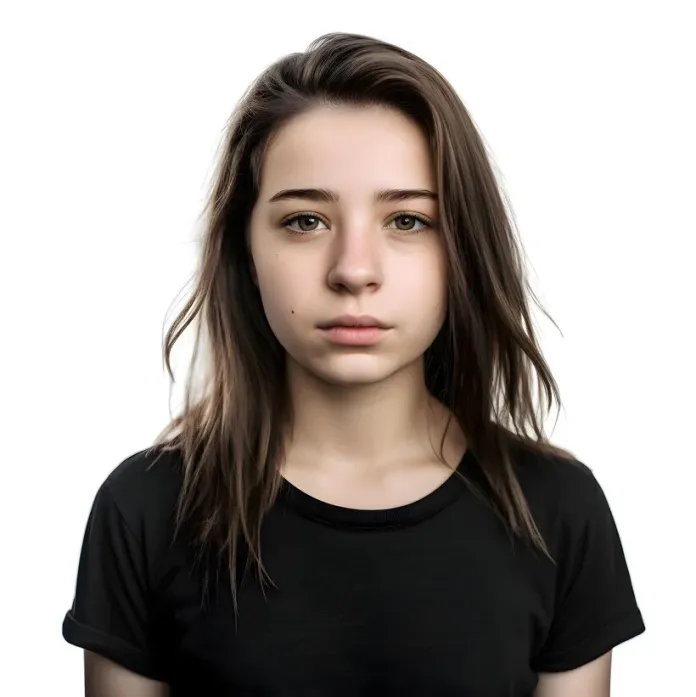
//> input picture Trocadecor/Pes_AI.png, 696 x 697 px
$ ./main   (built with g++ and OpenCV 4)
//> lines starting //> are read from the running program, lines starting //| are printed output that depends on the picture
#include<opencv2/imgcodecs.hpp>
#include<opencv2/imgproc.hpp>
#include<opencv2/highgui.hpp>
#include<iostream>

int main(int agrc, char** argv) {
	std::string caminhodaimagem = "Pes_AI.png";
	cv::Mat imagem = cv::imread(caminhodaimagem), imagemcomoutracor, imagempretobranco;
//> imagem is the input picture: 697 rows x 696 cols, CV_8UC3; mean B, G, R 151.5, 155.6, 161.8
	//cv::Mat imagemcomoutracor;
	//cv::Mat imagempretobranco;


	cv::cvtColor(imagem, imagemcomoutracor, cv::COLORMAP_RAINBOW);
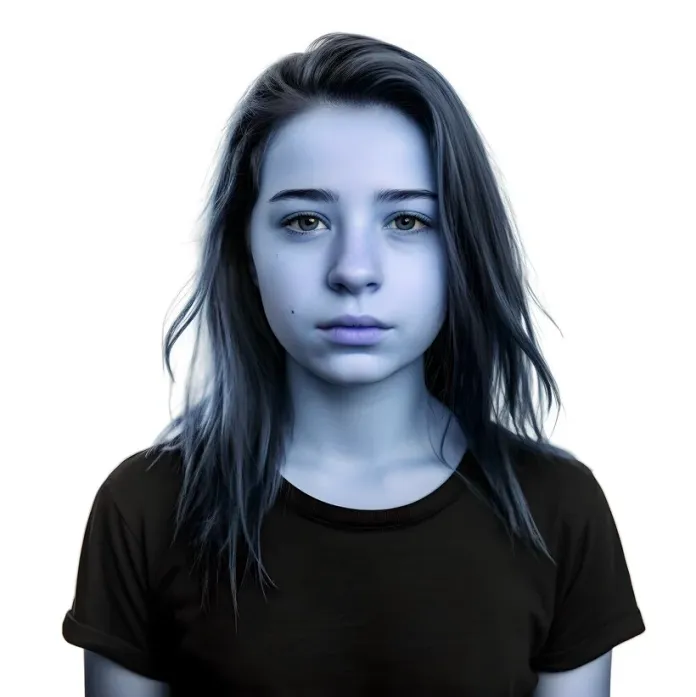
//> imagemcomoutracor: 697 rows x 696 cols, CV_8UC3; mean B, G, R 161.8, 155.6, 151.5
	// no lugar de "cv::COLORMAP_RAINBOW" pode colocar apenas o 6 que é o codigo que reprentar o  RAINBOW no enum
	cv::cvtColor(imagem, imagempretobranco, cv::COLOR_BGR2GRAY);
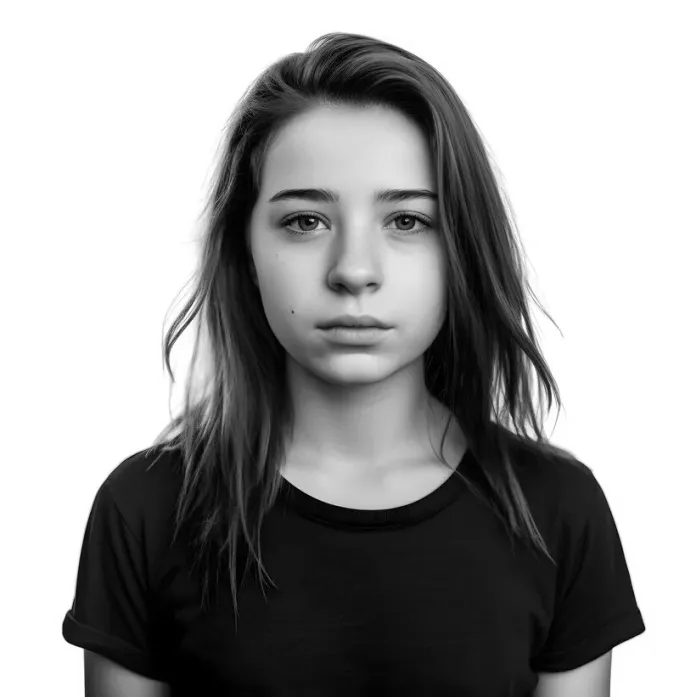
//> imagempretobranco: 697 rows x 696 cols, CV_8UC1; min 0, max 255, mean 157

	// consulta enum das cores: https://docs.opencv.org/4.x/d8/d01/group__imgproc__color__conversions.html
	// color map: https://docs.opencv.org/4.x/d3/d50/group__imgproc__colormap.html

	cv::imshow("Imagem original", imagem);
	cv::imshow("Imagem Preto e Branco", imagempretobranco);
	cv::imshow("Imagem Rainbow", imagemcomoutracor);

	cv::waitKey(0);

	return 0;

}
